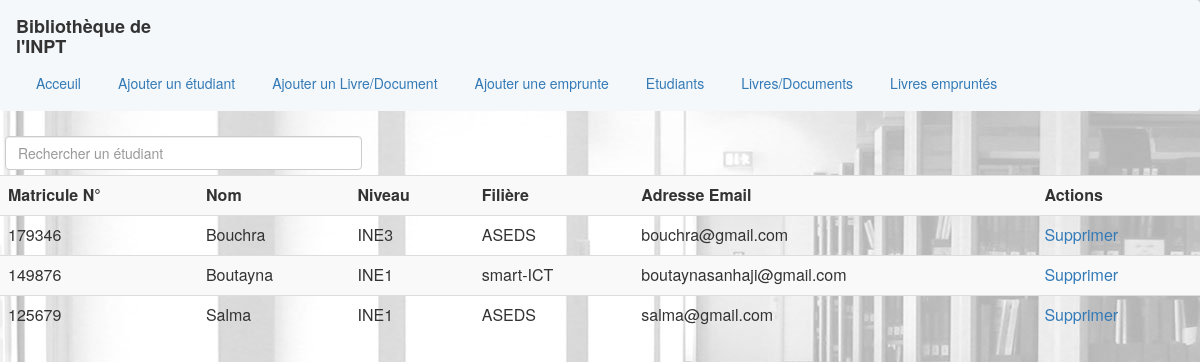
The app's page /show_students with its own data.
### biblio/models.py (models this page shows, shortened)
class Students(models.Model):
    roll_number = models.CharField(max_length=100,unique=True)
    fullname = models.CharField(max_length=100)
    address = models.CharField(max_length=100)
    program = models.CharField(max_length=100)
    Email=models.EmailField(max_length=100,help_text="Student e-mail")

### biblio/views.py (the view)
# urls.py: path('show_students', views.view_students, name='show_student_record'),
def view_students(request):    # Vue pour afficher les étudiants
    students = Students.objects.order_by('-id')
    return render(request,'students.html', {'students': students})

### biblio/templates/students.html (shortened to what this page needs)
{% extends 'base.html' %}
{% block content %}
<div class="search">
    <input type="text" class="form-control" id="student_search_input" name="student_name" placeholder="Rechercher un étudiant" onchange="search_student()">
</div>
<table class="table table-striped">
<tr>
    <th>Matricule N° </th>
    <th>Nom </th>
    <th>Niveau </th>
    <th>Filière </th>
    <th>Adresse Email</th>
    <th>Actions</th>
</tr>
    {%for student in students%}
    <tr id="{{student.fullname}}" class="student">
    <td class="roll_number">{{student.roll_number}}</td>
    <td class="name">{{student.fullname}}</td>
        <td>{{student.address}}</td>
        <td>{{student.program}}</td>
        <td>{{student.Email}}</td>
        <td>
            <a href="{% url 'delete_student' student.roll_number %}">Supprimer</a>
        </td>
    </tr>
    {% endfor %}
</table>
{% endblock %}

### biblio/static/css/style.css (style rules this page uses)
.search { padding:5px; }
#student_search_input { width:30%; }

### biblio/templates/base.html (style rules this page uses)
body { background-image: url('static/images/biblio.jpg'); }

### records on screen
Students: roll_number "179346", fullname "Bouchra", address "INE3", program "ASEDS", Email "bouchra@gmail.com"
Students: roll_number "149876", fullname "Boutayna", address "INE1", program "smart-ICT", Email "boutaynasanhaji@gmail.com"
Students: roll_number "125679", fullname "Salma", address "INE1", program "ASEDS", Email "salma@gmail.com"
